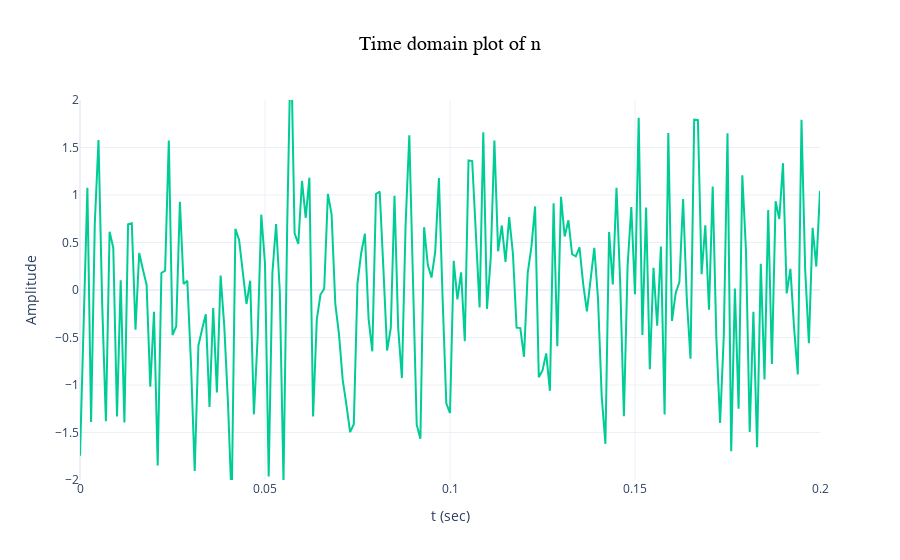
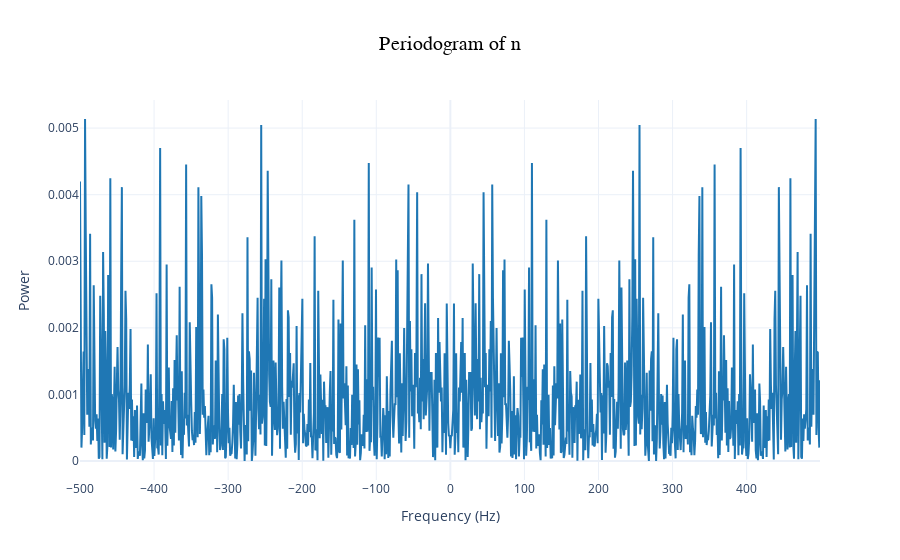
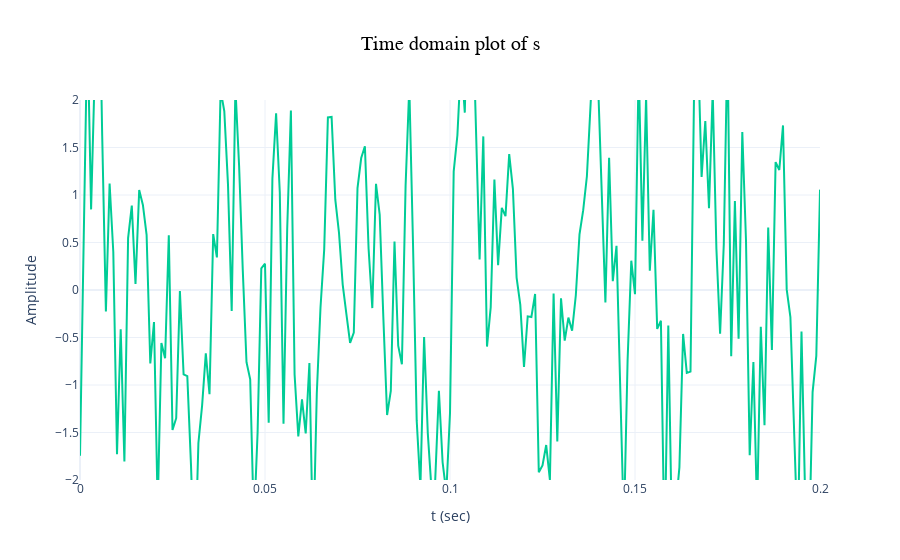
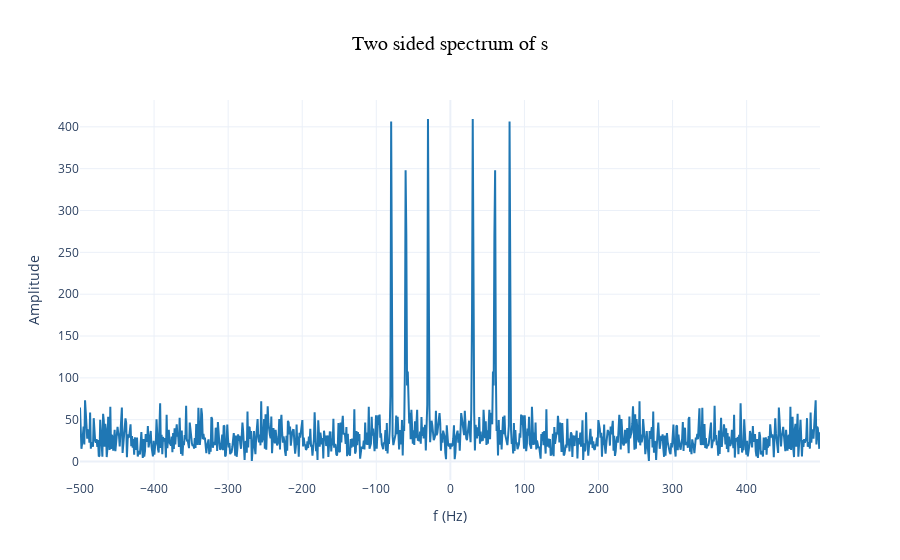

These figures' notebook cell, in order:
### Code cell
# Part 2 Προσθέστε θόρυβο στο σήμα

# Συμπληρώστε τον κώδικα για τη δημιουργία του σήματος θορύβου n με τη βοήθεια της συνάρτησης randn.
# Το διάνυσμα θορύβου n θα πρέπει να είναι του ίδιου μεγέθους με αυτό της ημιτονοειδούς κυματομορφής x του πρώτου μέρους.
# Σχεδιάστε το σήμα θορύβου στο διάστημα από 0 έως 0.2 sec και κλίμακα σε από -2 έως 2.
# Υπολογίστε το περιοδόγραμμα του n και σχεδιάστε την πυκνότητα φάσματος ισχύος του σήματος θορύβου.
# Προσθέστε το σήμα θορύβου και το x για να λάβετε το σήμα με θόρυβο s.
# Σχεδιάσατε το σήμα με θόρυβο s στο πεδίο του χρόνου στην περιοχή 0 έως 0.2 sec 
# και κλίμακα από -2 έως 2 καθώς και το αμφίπλευρο φάσμα του.

rand_n = np.random.randn(np.size(x))

fig = go.Figure()
fig.add_trace(go.Scatter(x=t, y=rand_n, mode='lines', line=dict(color='#00CC96')))
fig.update_layout(title='Time domain plot of n', title_x=0.5, title_font=dict(size=20, color='black', family="Arial, sans-serif"),
                  xaxis_title='t (sec)',
                  xaxis_range=[0, 0.2],
                  yaxis_title='Amplitude',
                  yaxis_range=[-2, 2],
                  template='plotly_white')
fig.show()

# Correction for N calculation using bitwise operator
N = 2^nextpow2(L)
Fo = Fs/N
f = (np.arange(0, N)) * Fo
f_shifted = f - Fs/2
rand_N = np.fft.fft(rand_n, N)
rand_N = np.fft.fftshift(rand_N)
power_n = np.multiply(rand_N, np.conj(rand_N)) / N / L

fig = go.Figure()
fig.add_trace(go.Scatter(x=f_shifted, y=power_n.real, mode='lines', line=dict(color='#1F77B4')))
fig.update_layout(title='Periodogram of n', title_x=0.5, title_font=dict(size=20, color='black', family="Arial, sans-serif"),
                  xaxis_title='Frequency (Hz)',
                  yaxis_title='Power',
                  template='plotly_white')
fig.show()

s = x + rand_n

fig = go.Figure()
fig.add_trace(go.Scatter(x=t, y=s, mode='lines', line=dict(color='#00CC96')))
fig.update_layout(title='Time domain plot of s', title_x=0.5, title_font=dict(size=20, color='black', family="Arial, sans-serif"),
                  xaxis_title='t (sec)',
                  xaxis_range=[0, 0.2],
                  yaxis_title='Amplitude',
                  yaxis_range=[-2, 2],
                  template='plotly_white')
fig.show()

S = np.fft.fft(s, N)
S = np.fft.fftshift(S)

fig = go.Figure()
fig.add_trace(go.Scatter(x=f_shifted, y=np.abs(S), mode='lines', line=dict(color='#1F77B4')))
fig.update_layout(title='Two sided spectrum of s', title_x=0.5, title_font=dict(size=20, color='black', family="Arial, sans-serif"),
                  xaxis_title='f (Hz)',
                  yaxis_title='Amplitude',
                  template='plotly_white')
fig.show()

### Figure 1 — Plotly figure (JSON) as saved in the notebook; plotly's stock layout.template omitted (floating-point values rounded to 4 significant figures; data arrays with more than 128 entries replaced by an {"elided": "..."} marker saying what was removed)
{"data": [{"line": {"color": "#00CC96"}, "mode": "lines", "type": "scatter", "x": {"elided": "999 float values"}, "y": {"elided": "999 float values"}}], "layout": {"title": {"font": {"color": "black", "family": "Arial, sans-serif", "size": 20}, "text": "Time domain plot of n", "x": 0.5}, "xaxis": {"range": [0, 0.2], "title": {"text": "t (sec)"}}, "yaxis": {"range": [-2, 2], "title": {"text": "Amplitude"}}}}

### Figure 2 — Plotly figure (JSON) as saved in the notebook; plotly's stock layout.template omitted (floating-point values rounded to 4 significant figures; data arrays with more than 128 entries replaced by an {"elided": "..."} marker saying what was removed)
{"data": [{"line": {"color": "#1F77B4"}, "mode": "lines", "type": "scatter", "x": {"elided": "1026 float values"}, "y": {"elided": "1026 float values"}}], "layout": {"title": {"font": {"color": "black", "family": "Arial, sans-serif", "size": 20}, "text": "Periodogram of n", "x": 0.5}, "xaxis": {"title": {"text": "Frequency (Hz)"}}, "yaxis": {"title": {"text": "Power"}}}}

### Figure 3 — Plotly figure (JSON) as saved in the notebook; plotly's stock layout.template omitted (floating-point values rounded to 4 significant figures; data arrays with more than 128 entries replaced by an {"elided": "..."} marker saying what was removed)
{"data": [{"line": {"color": "#00CC96"}, "mode": "lines", "type": "scatter", "x": {"elided": "999 float values"}, "y": {"elided": "999 float values"}}], "layout": {"title": {"font": {"color": "black", "family": "Arial, sans-serif", "size": 20}, "text": "Time domain plot of s", "x": 0.5}, "xaxis": {"range": [0, 0.2], "title": {"text": "t (sec)"}}, "yaxis": {"range": [-2, 2], "title": {"text": "Amplitude"}}}}

### Figure 4 — Plotly figure (JSON) as saved in the notebook; plotly's stock layout.template omitted (floating-point values rounded to 4 significant figures; data arrays with more than 128 entries replaced by an {"elided": "..."} marker saying what was removed)
{"data": [{"line": {"color": "#1F77B4"}, "mode": "lines", "type": "scatter", "x": {"elided": "1026 float values"}, "y": {"elided": "1026 float values"}}], "layout": {"title": {"font": {"color": "black", "family": "Arial, sans-serif", "size": 20}, "text": "Two sided spectrum of s", "x": 0.5}, "xaxis": {"title": {"text": "f (Hz)"}}, "yaxis": {"title": {"text": "Amplitude"}}}}
